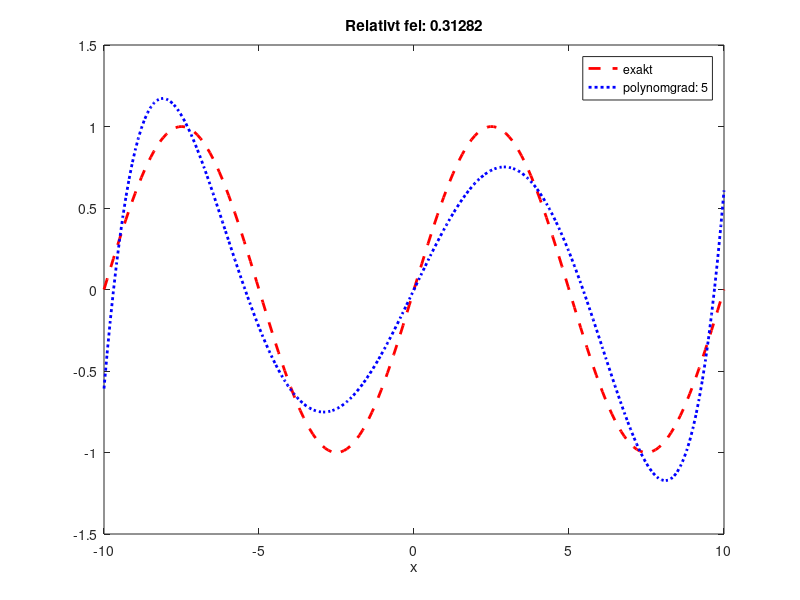

The MATLAB source for this figure:
clear,clc
% ----------------------------------------
%   Solution of least squares problem  min_x || Ax - y ||_2 
% ----------------------------------------

grad=5; % graden på polynomet 
points=200; %antalet diskreta punkter = ( rader i matrisen A)


% x = [1 2 3 4 5];
% y = [3 4 3.5 5 6];

x=zeros(1,points);
y=zeros(1,points);
V=[];
for i=1:1:points
  x = linspace(-10.0,10.0,points);
  %  exakt funktion
  y(i)= sin(pi*x(i)/5); %+ x(i)/5;
  % y=rand(1,i)*0.1;
  %y(i) = 1./(1+x(i).^2) + 0.1*randn(size(x(i)));
 
end


%skapar vandermode matrisen 
V = bsxfun(@power,x(:),0:grad);
%vandemorde = V 
% V*A=Y ekvation som ska lösas
% VL: V*V'*A dvs. VL=A
% LÖSNINGEN V*HL "(HL=A)"
% 

% beräknar högeledet 
HL=V'*y';

% beräknar vänsterledet
VL=V'*V;

%VL=zeros(degree+1);

% Lösning av normalekvationen med Cholesky faktorisering
%symmetri=issymmetric(VL)
if all(eig(VL) > 0) % vi kollar om matrisen är positivt definit eftersom chol kräver "symmetrisk positiv definita matriser" annars börjar den anta 
    VL = chol(VL, 'lower'); % chol faktoriserar matrisen lhs till en triangulär matris så att lhs=l'*l
    %felet kan kollas med:
    %norm(l*l' - lhs )
    HL = VL' \ (VL \ HL); 

    figure(1)
plot(x,y,'-- r', 'linewidth',2)
hold on

% beräknar approximation till det exakta polynomet med coefficienter c

polynom = V*HL;
plot(x,polynom,': b', 'linewidth',2)
hold off

str_xlabel = ['polynomgrad: ', num2str(grad)];

% Beräknar det relativa felet 
%  norm(approx. value - true value) / norm(true value)
%e1=norm(y'- approx)/norm(y')

error=norm(y'- polynom)/norm(y');
%fprintf('Relativt fel: %.2f%%', error);

legend('exakt ',str_xlabel);
title(['Relativt fel: ' num2str(error)])
xlabel('x')
else
    error('Det uppfylls inte att matrisen är positivt definit; en matris A sådan att x^(T) Ax > 0 för alla x');
end







